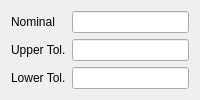
           <widget class="QWidget" name="chordLengthTab">
            <attribute name="title">
             <string>Chord Length</string>
            </attribute>
            <layout class="QGridLayout" name="gridLayout_11">
             <item row="0" column="0">
              <widget class="QLabel" name="label_8">
               <property name="text">
                <string>Nominal</string>
               </property>
              </widget>
             </item>
             <item row="0" column="1">
              <widget class="QLineEdit" name="nominalChordLength">
               <property name="readOnly">
                <bool>true</bool>
               </property>
              </widget>
             </item>
             <item row="1" column="0">
              <widget class="QLabel" name="label_9">
               <property name="text">
                <string>Upper Tol.</string>
               </property>
              </widget>
             </item>
             <item row="1" column="1">
              <widget class="QLineEdit" name="upperTolChordLength"/>
             </item>
             <item row="2" column="0">
              <widget class="QLabel" name="label_10">
               <property name="text">
                <string>Lower Tol.</string>
               </property>
              </widget>
             </item>
             <item row="2" column="1">
              <widget class="QLineEdit" name="lowerTolChordLength"/>
             </item>
            </layout>
           </widget>
